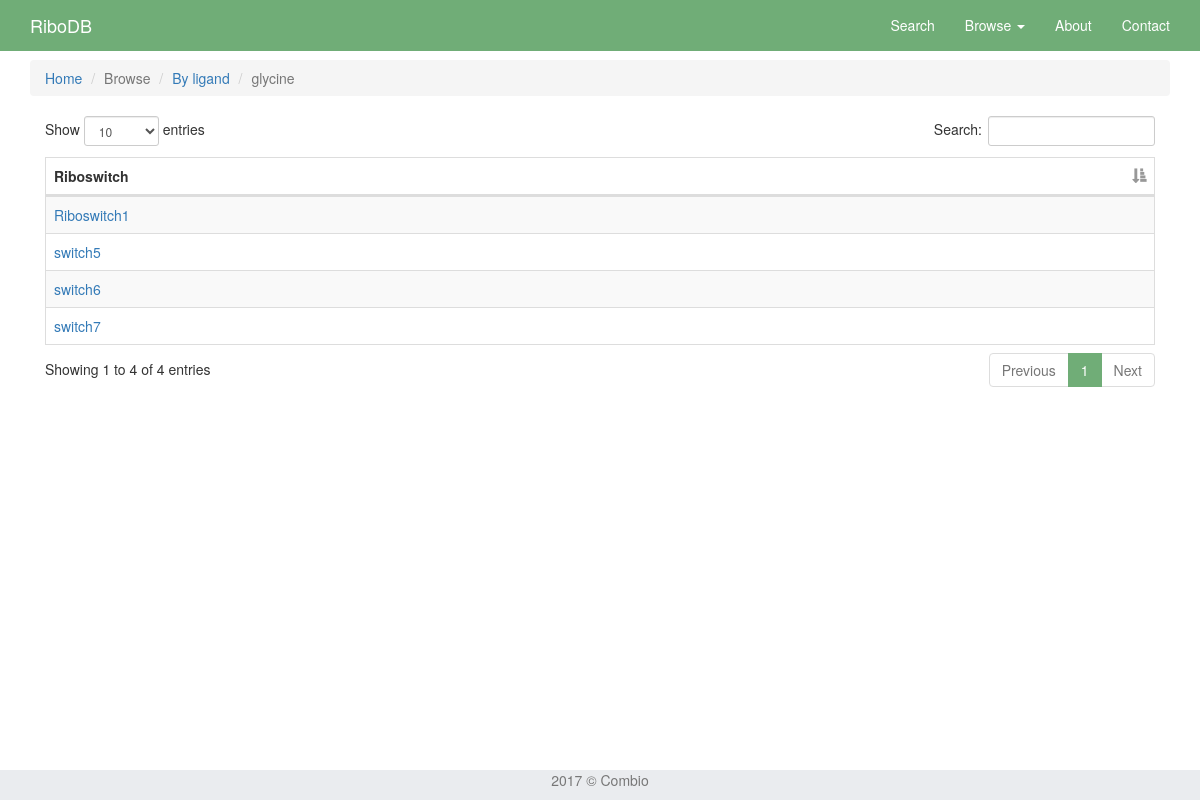
The app's page /browser/ligand/glycine/ with its own data.
### database/models.py (models this page shows, shortened)
class Record(models.Model):
	family = models.ForeignKey('RiboFamily', null = True)
	gene = models.OneToOneField('Gene', null = True, related_name = 'gene')
	genes_under_operon_regulation = models.ManyToManyField('Gene', related_name = 'operon_gene') # MANY TO MANY
	terminator = models.OneToOneField('Position', null = True, related_name = 'terminator')
	promoter = models.OneToOneField('Position', null = True, related_name = 'promoter')
	articles = models.ManyToManyField('Article', related_name = 'article') # MANY TO MANY
	name = models.CharField('nazwa', max_length = 20)
	EFFECT_CHOICES = (
		('+', 'ACTIVATION'),
		('.', 'UNKNOWN'),
		('-', 'SILECING'),
	)
	effect = models.CharField(max_length = 1, choices = EFFECT_CHOICES, default = '.')
	MECHANISM_CHOICES = (
		('TRN', 'TRANSCRIPTION'),
		('TRL', 'TRANSLATION'),
		('UN', 'UNKNOWN'),
		('DG', 'DEGRADATION'),
	)
	mechanism = models.CharField(max_length = 3, choices = MECHANISM_CHOICES, default = 'UN')
	mechanism_confirmation = models.ForeignKey('Article', related_name = 'confirmation', null = True)

### database/views.py (the view)
# urls.py: url(r'^browser/ligand/(?P<ligand_name>[A-Za-z]+)/$', views.ligand_details, name='ligand_details'),
def ligand_details(request, ligand_name):
    recordList = []
    name = ligand_name
    for e in Record.objects.all():
        if e.family != None:
            if ligand_name in str(e.family.ribo_class.ligands.all()):
                dic = {
                    'id': e.id,
                    'name': e.name,
                    'ligand': None,
                }
                dic['name'] = e.name if e.name != None else dic['name']
                dic['ligand'] = e.family.ribo_class.ligands.all()[0].name if e.family.ribo_class.ligands.all() != None else dic['ligand']
                recordList.append(dic.copy())
    context = {
        'recordList': recordList,
        'name': name,
    }
    print(recordList)
    return render(request, 'database/ligand_details.html', context)

### database/models.py (called while the page is built)
	def __str__(self):
		return 'LiC: {} {}'.format(self.name, self.description)

	def __str__(self):
		return 'Li: |{}| {} {} {}'.format(self.ligand_class, self.name, self.description, self.image_name)

### database/templates/database/ligand_details.html (shortened to what this page needs)
{% extends 'database/base.html' %}
{% load static %}
{% block css_plugins %}
<link rel="stylesheet" type="text/css" href="{% static "database/plugins/datatables/styles/datatables.bootstrap.min.css" %}">
{% endblock %}
{% block content %}
	<div class="container">
		  <div class="bs-example">
		      <ul class="breadcrumb">
		          <li><a href="{% url 'database:index' %}">Home</a></li>
		          <li class="active">Browse</li>
		          <li><a href="{% url 'database:ligand_browser' %}">By ligand</a></li>
		          <li class="active">{{ name }}</li>
		      </ul>
		  </div>
			<div id="table_wrapper" class="dataTables wrapper form-inline dt-bootstrap no-footer">
				<div class="col-xs-12">
					<table id="ligand-table" class="table table-striped table-bordered" cellspacing="0" width="100%">
						<thead>
							<tr>
								<th>Riboswitch</th>
							</tr>
						</thead>
							<tbody>
							{% for rr in recordList %}
								<tr role="row">
									<td><a href="{% url 'search:record' rr.name %}">{{ rr.name }}</a></td>
								</tr>
							{% endfor %}
							</tbody>
					</table>
				</div>
			</div>
		</div>
{% endblock %}

### database/static/database/css/custom.css (style rules this page uses)
html { height: 100%; }
body { padding-top: 60px; height: 100%; }

### records on screen
Record: name "Riboswitch1"
Record: name "switch5"
Record: name "switch6"
Record: name "switch7"

### other values on screen
{{ name }} "glycine"
